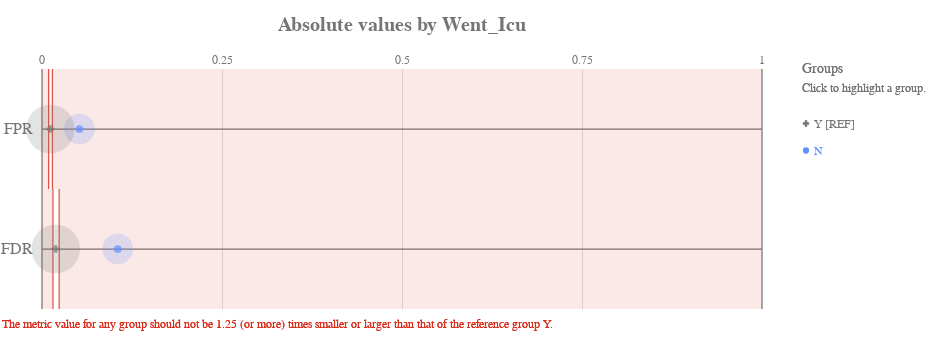

Write notebook code for a chart like this one.
### Markdown cell above
#### Check how the fairness threshold maps to the absolute values of each metric

### Code cell
ap.absolute(bdf, metrics, 'went_icu', fairness_threshold = disparity_tolerance)

### Figure 1 — Vega-Lite specification as saved in the notebook (floating-point values rounded to 4 significant figures)
{"config": {"view": {"continuousWidth": 400, "continuousHeight": 300, "strokeWidth": 0}, "axisLeft": {"labelColor": "rgb(117,117,117)", "labelFont": "Arial", "labelFontSize": 16}, "title": {"align": "center", "baseline": "middle", "color": "rgb(117,117,117)", "font": "Arial", "fontSize": 20, "fontWeight": "bold"}}, "layer": [{"data": {"name": "data-22e37ecfbb523156dad3ffdb726c704c"}, "mark": {"type": "rule", "stroke": "rgb(117,117,117)", "strokeWidth": 1.25, "tooltip": ""}, "encoding": {"x": {"type": "quantitative", "field": "start", "scale": {"domain": [0, 1], "range": [40.0, 760.0]}}, "x2": {"field": "end"}, "y": {"type": "nominal", "axis": {"domain": false, "labelAngle": 0, "labelPadding": -30, "orient": "left", "ticks": false, "title": ""}, "field": "y_position", "scale": {"domain": ["FPR", "FDR"], "range": [30.0, 270.0]}}}}, {"data": {"name": "data-6cfe259518f6c7b358d8f836a73e6b7f"}, "mark": {"type": "rule", "stroke": "rgb(117,117,117)", "strokeWidth": 1.25, "tooltip": ""}, "encoding": {"x": {"type": "quantitative", "field": "x_position", "scale": {"domain": [0, 1], "range": [40.0, 760.0]}}, "y": {"value": 30.0}, "y2": {"value": 270.0}}}, {"data": {"name": "data-60ed1133fa688d151d36705a369482e0"}, "mark": {"type": "text", "align": "center", "color": "rgb(117,117,117)", "font": "Arial", "fontSize": 12, "fontWeight": "normal", "tooltip": ""}, "encoding": {"text": {"type": "nominal", "field": "value"}, "x": {"type": "quantitative", "field": "value", "scale": {"domain": [0, 1], "range": [40.0, 760.0]}}, "y": {"value": 21.0}}}, {"layer": [{"mark": {"type": "rect", "opacity": 0.8, "stroke": "rgb(217, 46, 28)", "strokeWidth": 1.25, "tooltip": ""}, "encoding": {"x": {"type": "quantitative", "field": "lower_threshold_value", "scale": {"domain": [0, 1], "range": [40.0, 760.0]}}, "x2": {"field": "lower_threshold_value"}, "y": {"type": "nominal", "axis": {"domain": false, "grid": false, "labels": false, "ticks": false, "title": " "}, "field": "metric", "scale": {"domain": ["FPR", "FDR"], "range": [30.0, 270.0]}}}}, {"mark": {"type": "rect", "opacity": 0.8, "stroke": "rgb(217, 46, 28)", "strokeWidth": 1.25, "tooltip": ""}, "encoding": {"x": {"type": "quantitative", "field": "upper_threshold_value", "scale": {"domain": [0, 1], "range": [40.0, 760.0]}}, "x2": {"field": "upper_threshold_value"}, "y": {"type": "nominal", "axis": {"domain": false, "grid": false, "labels": false, "ticks": false, "title": " "}, "field": "metric", "scale": {"domain": ["FPR", "FDR"], "range": [30.0, 270.0]}}}}, {"layer": [{"mark": {"type": "rect", "fill": "rgb(217, 46, 28)", "opacity": 0.1, "tooltip": ""}, "encoding": {"x": {"type": "quantitative", "field": "lower_threshold_value", "scale": {"domain": [0, 1], "range": [40.0, 760.0]}}, "x2": {"field": "lower_end"}, "y": {"type": "nominal", "axis": {"domain": false, "grid": false, "labels": false, "ticks": false, "title": " "}, "field": "metric", "scale": {"domain": ["FPR", "FDR"], "range": [30.0, 270.0]}}}}, {"mark": {"type": "rect", "fill": "rgb(217, 46, 28)", "opacity": 0.1, "tooltip": ""}, "encoding": {"x": {"type": "quantitative", "field": "upper_threshold_value", "scale": {"domain": [0, 1], "range": [40.0, 760.0]}}, "x2": {"field": "upper_end"}, "y": {"type": "nominal", "axis": {"domain": false, "grid": false, "labels": false, "ticks": false, "title": " "}, "field": "metric", "scale": {"domain": ["FPR", "FDR"], "range": [30.0, 270.0]}}}}]}, {"data": {"name": "data-79dd248bdaa0ea02c535240e8ad022c8"}, "mark": {"type": "text", "align": "left", "baseline": "top", "fill": "rgb(217, 46, 28)", "font": "Arial", "fontSize": 12, "fontWeight": "normal", "tooltip": ""}, "encoding": {"text": {"value": "The metric value for any group should not be 1.25 (or more) times smaller or larger than that of the reference group Y."}, "x": {"value": 0}, "y": {"value": 280.0}}}], "data": {"name": "data-9e2153162181314a5fafc164a4669f6e"}}, {"layer": [{"mark": "circle"}, {"data": {"name": "data-e383c6c28bd182d976f02a21e423ca43"}, "mark": {"type": "circle", "opacity": 0.2}, "encoding": {"color": {"condition": {"type": "nominal", "field": "attribute_value", "legend": null, "scale": {"domain": ["Y", "N"], "range": ["rgb(117,117,117)", "rgb(100, 143, 255)", "rgb(254, 97, 0)", "rgb(220, 38, 127)", "rgb(255, 176, 0)", "rgb(120, 94, 240)"]}, "selection": "selector007"}, "value": "rgb(224,224,224)"}, "size": {"type": "quantitative", "field": "group_size", "legend": null, "scale": {"domain": [0, 332.4], "range": [0, 2827.0]}}, "tooltip": [{"type": "nominal", "field": "attribute_value", "title": "Group"}, {"type": "nominal", "field": "tooltip_group_size", "title": "Group Size"}, {"type": "nominal", "field": "tooltip_disparity_explanation_fpr", "title": "Disparity"}, {"type": "quantitative", "field": "fpr", "format": ".2f", "title": "FPR"}], "x": {"type": "quantitative", "axis": {"domain": false, "labels": false, "ticks": false, "title": null, "values": [0.25, 0.5, 0.75]}, "field": "fpr", "scale": {"domain": [0, 1], "range": [40.0, 760.0]}}, "y": {"type": "nominal", "axis": {"domain": false, "grid": false, "labels": false, "ticks": false, "title": " "}, "field": "metric_variable", "scale": {"domain": ["FPR", "FDR"], "range": [30.0, 270.0]}}}, "selection": {"selector009": {"type": "multi", "empty": "all", "fields": ["attribute_value"]}}, "transform": [{"calculate": "'FPR'", "as": "metric_variable"}]}, {"data": {"name": "data-e383c6c28bd182d976f02a21e423ca43"}, "mark": {"type": "circle", "opacity": 0.2}, "encoding": {"color": {"condition": {"type": "nominal", "field": "attribute_value", "legend": null, "scale": {"domain": ["Y", "N"], "range": ["rgb(117,117,117)", "rgb(100, 143, 255)", "rgb(254, 97, 0)", "rgb(220, 38, 127)", "rgb(255, 176, 0)", "rgb(120, 94, 240)"]}, "selection": "selector007"}, "value": "rgb(224,224,224)"}, "size": {"type": "quantitative", "field": "group_size", "legend": null, "scale": {"domain": [0, 332.4], "range": [0, 2827.0]}}, "tooltip": [{"type": "nominal", "field": "attribute_value", "title": "Group"}, {"type": "nominal", "field": "tooltip_group_size", "title": "Group Size"}, {"type": "nominal", "field": "tooltip_disparity_explanation_fdr", "title": "Disparity"}, {"type": "quantitative", "field": "fdr", "format": ".2f", "title": "FDR"}], "x": {"type": "quantitative", "axis": {"domain": false, "labels": false, "ticks": false, "title": null, "values": [0.25, 0.5, 0.75]}, "field": "fdr", "scale": {"domain": [0, 1], "range": [40.0, 760.0]}}, "y": {"type": "nominal", "axis": {"domain": false, "grid": false, "labels": false, "ticks": false, "title": " "}, "field": "metric_variable", "scale": {"domain": ["FPR", "FDR"], "range": [30.0, 270.0]}}}, "selection": {"selector011": {"type": "multi", "empty": "all", "fields": ["attribute_value"]}}, "transform": [{"calculate": "'FDR'", "as": "metric_variable"}]}, {"layer": [{"mark": "point"}, {"data": {"name": "data-e383c6c28bd182d976f02a21e423ca43"}, "mark": {"type": "point", "filled": true, "size": 60}, "encoding": {"color": {"condition": {"type": "nominal", "field": "attribute_value", "legend": null, "scale": {"domain": ["Y", "N"], "range": ["rgb(117,117,117)", "rgb(100, 143, 255)", "rgb(254, 97, 0)", "rgb(220, 38, 127)", "rgb(255, 176, 0)", "rgb(120, 94, 240)"]}, "selection": "selector007"}, "value": "rgb(224,224,224)"}, "shape": {"type": "nominal", "field": "attribute_value", "legend": null, "scale": {"domain": ["Y", "N"], "range": ["cross", "circle"]}}, "tooltip": [{"type": "nominal", "field": "attribute_value", "title": "Group"}, {"type": "nominal", "field": "tooltip_group_size", "title": "Group Size"}, {"type": "nominal", "field": "tooltip_disparity_explanation_fpr", "title": "Disparity"}, {"type": "quantitative", "field": "fpr", "format": ".2f", "title": "FPR"}], "x": {"type": "quantitative", "axis": {"domain": false, "labels": false, "ticks": false, "title": null, "values": [0.25, 0.5, 0.75]}, "field": "fpr", "scale": {"domain": [0, 1], "range": [40.0, 760.0]}}, "y": {"type": "nominal", "axis": {"domain": false, "grid": false, "labels": false, "ticks": false, "title": " "}, "field": "metric_variable", "scale": {"domain": ["FPR", "FDR"], "range": [30.0, 270.0]}}}, "selection": {"selector008": {"type": "multi", "empty": "all", "fields": ["attribute_value"]}}, "transform": [{"calculate": "'FPR'", "as": "metric_variable"}]}, {"data": {"name": "data-e383c6c28bd182d976f02a21e423ca43"}, "mark": {"type": "point", "filled": true, "size": 60}, "encoding": {"color": {"condition": {"type": "nominal", "field": "attribute_value", "legend": null, "scale": {"domain": ["Y", "N"], "range": ["rgb(117,117,117)", "rgb(100, 143, 255)", "rgb(254, 97, 0)", "rgb(220, 38, 127)", "rgb(255, 176, 0)", "rgb(120, 94, 240)"]}, "selection": "selector007"}, "value": "rgb(224,224,224)"}, "shape": {"type": "nominal", "field": "attribute_value", "legend": null, "scale": {"domain": ["Y", "N"], "range": ["cross", "circle"]}}, "tooltip": [{"type": "nominal", "field": "attribute_value", "title": "Group"}, {"type": "nominal", "field": "tooltip_group_size", "title": "Group Size"}, {"type": "nominal", "field": "tooltip_disparity_explanation_fdr", "title": "Disparity"}, {"type": "quantitative", "field": "fdr", "format": ".2f", "title": "FDR"}], "x": {"type": "quantitative", "axis": {"domain": false, "labels": false, "ticks": false, "title": null, "values": [0.25, 0.5, 0.75]}, "field": "fdr", "scale": {"domain": [0, 1], "range": [40.0, 760.0]}}, "y": {"type": "nominal", "axis": {"domain": false, "grid": false, "labels": false, "ticks": false, "title": " "}, "field": "metric_variable", "scale": {"domain": ["FPR", "FDR"], "range": [30.0, 270.0]}}}, "selection": {"selector010": {"type": "multi", "empty": "all", "fields": ["attribute_value"]}}, "transform": [{"calculate": "'FDR'", "as": "metric_variable"}]}]}]}, {"layer": [{"mark": {"type": "point", "filled": true, "opacity": 1, "size": 39.48}, "encoding": {"color": {"condition": {"type": "nominal", "field": "attribute_value", "legend": null, "scale": {"domain": ["Y", "N"], "range": ["rgb(117,117,117)", "rgb(100, 143, 255)", "rgb(254, 97, 0)", "rgb(220, 38, 127)", "rgb(255, 176, 0)", "rgb(120, 94, 240)"]}, "selection": "selector007"}, "value": "rgb(224,224,224)"}, "shape": {"type": "nominal", "field": "attribute_value", "legend": null, "scale": {"domain": ["Y", "N"], "range": ["cross", "circle"]}}, "x": {"value": 804}, "y": {"type": "nominal", "axis": {"domain": false, "grid": false, "labels": false, "ticks": false, "title": " "}, "field": "attribute_value", "scale": {"domain": ["Y", "N"], "range": [71, 125]}}}, "selection": {"selector007": {"type": "multi", "empty": "all", "fields": ["attribute_value"]}}}, {"mark": {"type": "text", "align": "left", "baseline": "middle", "font": "Arial", "fontSize": 12, "fontWeight": "normal"}, "encoding": {"color": {"condition": {"type": "nominal", "field": "attribute_value", "legend": null, "scale": {"domain": ["Y", "N"], "range": ["rgb(117,117,117)", "rgb(100, 143, 255)", "rgb(254, 97, 0)", "rgb(220, 38, 127)", "rgb(255, 176, 0)", "rgb(120, 94, 240)"]}, "selection": "selector007"}, "value": "rgb(224,224,224)"}, "text": {"type": "nominal", "field": "label"}, "x": {"value": 812}, "y": {"type": "nominal", "axis": {"domain": false, "grid": false, "labels": false, "ticks": false, "title": " "}, "field": "attribute_value", "scale": {"domain": ["Y", "N"], "range": [71, 125]}}}, "selection": {"selector012": {"type": "multi", "empty": "all", "fields": ["attribute_value"]}}}, {"data": {"name": "data-79dd248bdaa0ea02c535240e8ad022c8"}, "mark": {"type": "text", "align": "left", "baseline": "middle", "color": "rgb(117,117,117)", "font": "Arial", "fontSize": 12, "fontWeight": "normal"}, "encoding": {"text": {"value": "Click to highlight a group."}, "x": {"value": 800}, "y": {"value": 49}}}, {"data": {"name": "data-79dd248bdaa0ea02c535240e8ad022c8"}, "mark": {"type": "text", "align": "left", "baseline": "middle", "color": "rgb(117,117,117)", "font": "Arial", "fontSize": 14, "fontWeight": "normal"}, "encoding": {"text": {"value": "Groups"}, "x": {"value": 800}, "y": {"value": 30}}}], "data": {"name": "data-2c99ac98d7e0b3ded14faec968e4739b"}}], "height": 300, "padding": {"top": 15, "bottom": 10}, "resolve": {"scale": {"size": "independent", "y": "independent"}}, "title": "Absolute values by Went_Icu", "width": 800, "$schema": "https://vega.github.io/schema/vega-lite/v4.8.1.json", "datasets": {"data-22e37ecfbb523156dad3ffdb726c704c": [{"y_position": "FPR", "start": 0, "end": 1}, {"y_position": "FDR", "start": 0, "end": 1}], "data-6cfe259518f6c7b358d8f836a73e6b7f": [{"x_position": 0}, {"x_position": 1}], "data-60ed1133fa688d151d36705a369482e0": [{"value": 0.0}, {"value": 0.25}, {"value": 0.5}, {"value": 0.75}, {"value": 1.0}], "data-9e2153162181314a5fafc164a4669f6e": [{"lower_end": 0, "upper_end": 1, "lower_threshold_value": 0.009249, "upper_threshold_value": 0.01445, "metric": "FPR"}, {"lower_end": 0, "upper_end": 1, "lower_threshold_value": 0.01524, "upper_threshold_value": 0.02381, "metric": "FDR"}], "data-79dd248bdaa0ea02c535240e8ad022c8": [{"a": 1, "b": 0}, {"a": 1, "b": 0}], "data-e383c6c28bd182d976f02a21e423ca43": [{"attribute_name": "went_icu", "attribute_value": "N", "group_size": 111, "total_entities": 866, "fpr": 0.05195, "fdr": 0.1053, "fpr_disparity": 4.494, "fdr_disparity": 5.526, "fpr_disparity_scaled": 3.494, "fdr_disparity_scaled": 4.526, "tooltip_group_size": "111 (12.82%)", "tooltip_disparity_explanation_fpr": "4.49 times larger FPR than the reference group", "tooltip_disparity_explanation_fdr": "5.53 times larger FDR than the reference group"}, {"attribute_name": "went_icu", "attribute_value": "Y", "group_size": 277, "total_entities": 866, "fpr": 0.01156, "fdr": 0.01905, "fpr_disparity": 1.0, "fdr_disparity": 1.0, "fpr_disparity_scaled": 0.0, "fdr_disparity_scaled": 0.0, "tooltip_group_size": "277 (31.99%)", "tooltip_disparity_explanation_fpr": "Reference group", "tooltip_disparity_explanation_fdr": "Reference group"}], "data-2c99ac98d7e0b3ded14faec968e4739b": [{"attribute_value": "Y", "label": "Y [REF]"}, {"attribute_value": "N", "label": "N"}]}}
